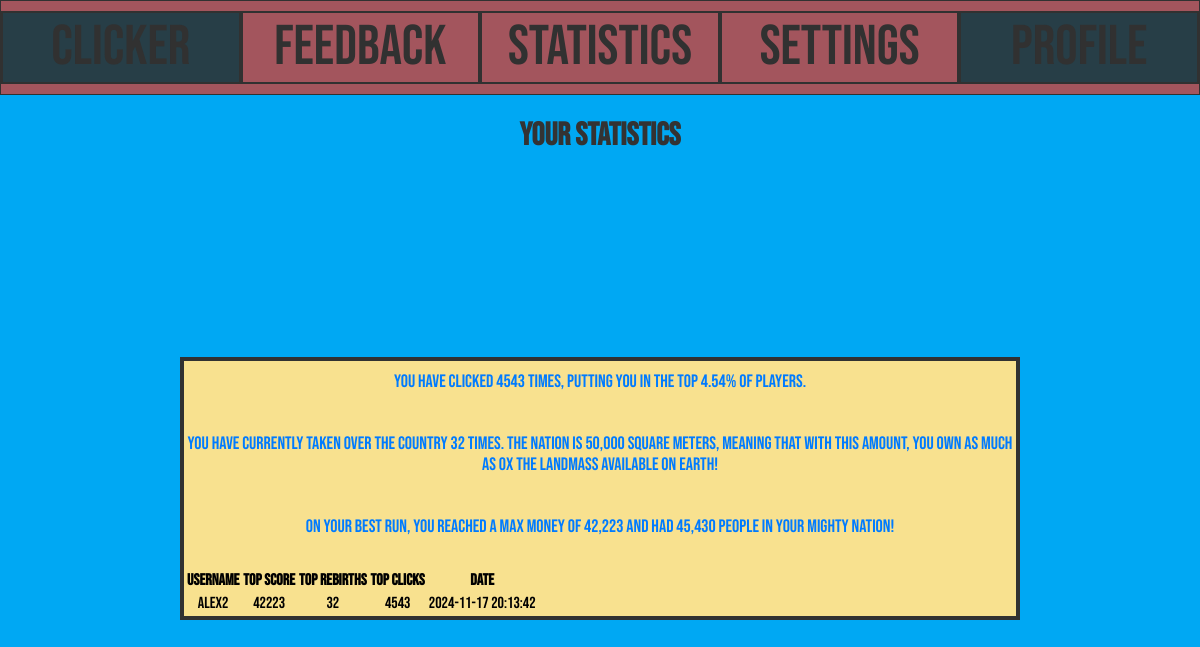
The page /statistics.php (signed in) on the database as committed earlier.
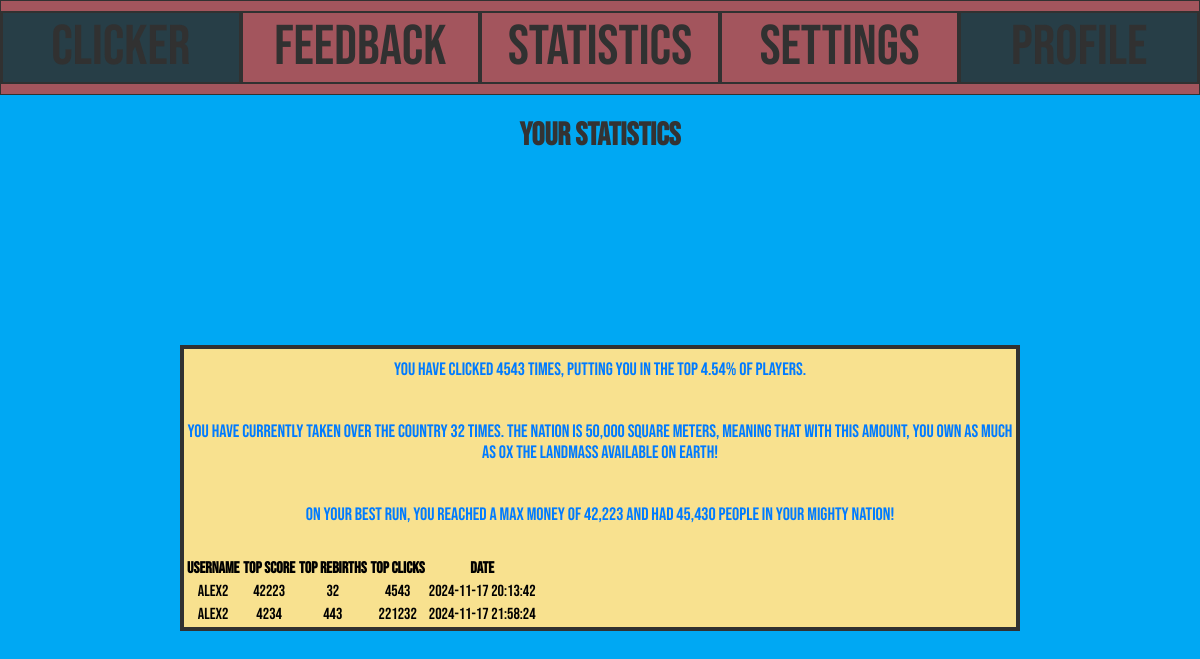
The same page on the database as committed later.
### tables this page shows
CREATE TABLE `trackeduserinformation` (
  `ID` int(11) NOT NULL,
  `userid` int(11) NOT NULL,
  `TopScore` int(11) NOT NULL,
  `TopRebirths` int(11) NOT NULL,
  `TopClicks` int(11) NOT NULL,
  `Date` timestamp NOT NULL DEFAULT current_timestamp() ON UPDATE current_timestamp()
);

CREATE TABLE `accounts` (
  `id` int(11) NOT NULL,
  `username` varchar(50) NOT NULL,
  `password` varchar(255) NOT NULL,
  `email` varchar(100) NOT NULL,
  `activation_code` varchar(50) DEFAULT ''
);

### Statistics.php (the view, shortened to what this page needs)
<?php
include('setup.php');
include('NavBar.php');
if (isset($_SESSION['ID'])) {
    $userid = $_SESSION['ID'];
    $sql = "SELECT Date, ID, userid, TopClicks, TopRebirths, TopScore FROM trackeduserinformation WHERE userid = ?";
    $stmt = $conn->prepare($sql);
    $stmt->bind_param("i", $userid);
    $stmt->execute();
    $result = $stmt->get_result();
    $userData = $result->fetch_assoc();
} else {
    $userData = null;
}
?>
<!DOCTYPE html>
<html lang="en">
<head>
    <link rel="stylesheet" href="css/style.css">
</head>
<body>
    <h1 style="text-align: center;">Your Statistics</h1>
    <div class="StatisticsBody">
        <?php if ($userData): ?>
            <a>You have clicked <?= htmlspecialchars($userData['TopClicks']) ?> times, putting you in the top <?= round(($userData['TopClicks'] / 100000) * 100, 2) ?>% of players.</a><br>
            <a>You have currently taken over the country <?= htmlspecialchars($userData['TopRebirths']) ?> times. The nation is 50,000 square meters, meaning that with this amount, you own as much as <?= round(($userData['TopRebirths'] * 50000) / 510100000, 2) ?>x the landmass available on Earth!</a><br>
            <a>On your best run, you reached a max money of <?= number_format(htmlspecialchars($userData['TopScore'])) ?> and had <?= number_format(htmlspecialchars($userData['TopClicks'] * 10)) ?> people in your mighty nation!</a><br>
        <?php else: ?>
            <a>No statistics found for your account. Play to generate data!</a>
        <?php endif; ?>
            <table>
        <tr>
            <th>Username</th>
            <th>Top Score</th>
            <th>Top Rebirths</th>
            <th>Top Clicks</th>
            <th>Date</th>
        </tr>
        <?php
            $userid = $_SESSION['ID'];
            $sql = "SELECT username, Date, userid, TopClicks, TopRebirths, TopScore FROM trackeduserinformation
            LEFT JOIN accounts
            ON trackeduserinformation.userid = accounts.id
            where userid=?";
            $stmt = $conn->prepare($sql);
            $stmt->bind_param("i", $userid);
            $stmt->execute();
            $result = $stmt->get_result();
        if ($result->num_rows > 0) {
            while ($row = $result->fetch_assoc()) {
                echo "<tr>";
                echo "<td>" . htmlspecialchars($row['username']) . "</td>";
                echo "<td>" . htmlspecialchars($row['TopScore']) . "</td>";
                echo "<td>" . htmlspecialchars($row['TopRebirths']) . "</td>";
                echo "<td>" . htmlspecialchars($row['TopClicks']) . "</td>";
                echo "<td>" . htmlspecialchars($row['Date']) . "</td>";
                echo "</tr>";
            }
        } else {
            echo "<tr><td colspan='6'>No data found</td></tr>";
        }
        ?>
    </table>
    </div>
</body>
</html>

Rows that differ between the two databases and show on the page:
added trackeduserinformation: userid.username "Alex2", TopScore "4234", TopRebirths "443", TopClicks "221232", Date "2024-11-17 21:58:24"
